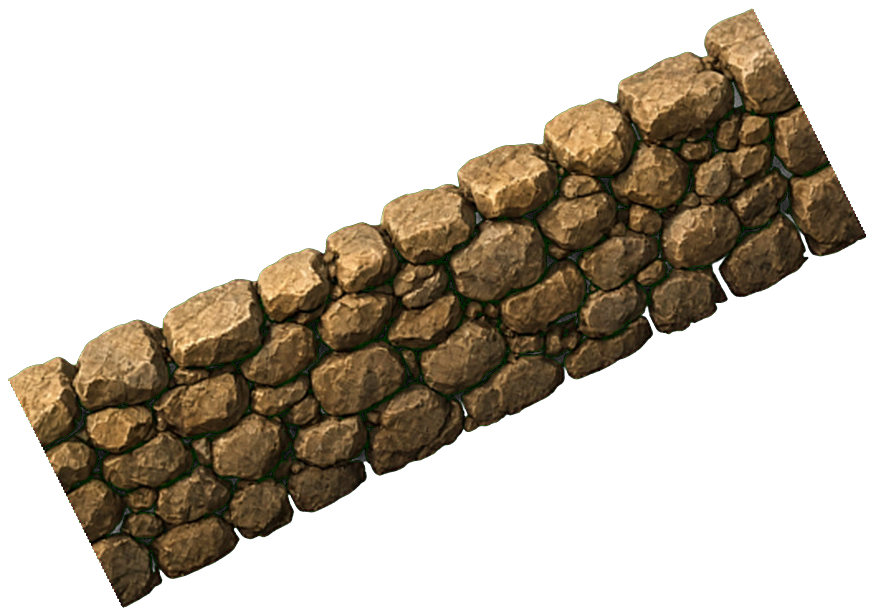
#> input picture art/wall-iso/wall-run.png, 874 x 616 px
$ python wall_reangle.py ../art/wall-iso/wall-run.png ../art/wall-iso/wall-run.png 1.0
#> lines starting #> are read from the running program, lines starting #| are printed output that depends on the picture; after the words box and inside, x2 and y2 are one past the last pixel; in counts of white or black regions, pixels touching at a corner belong together
"""Re-angle the diagonal wall run to a new diamond ratio.

Usage: python3 tools/wall_reangle.py <wall-run.png> <out.png> [ratio]

The run was drawn for a 2:1 grid (base slope ~26 deg). The ChatGPT tile sheets
are ~1.55:1 (edge slope ~33 deg). A vertical shear (y shifted in proportion to
x) turns the base line to the new slope while keeping every vertical stroke
vertical and the wall's height unchanged — a rotate or a squash would tilt
or flatten the stones.
"""
import sys

import numpy as np
from PIL import Image


def base_slope(a):
    xs = np.arange(int(a.shape[1] * 0.23), int(a.shape[1] * 0.87), 10)
    bot = [np.nonzero(a[:, x])[0].max() for x in xs]
    return np.polyfit(xs, bot, 1)[0]          # negative: rises to the right


def reangle(src, dst, ratio=1.55):
#> called with src = '../art/wall-iso/wall-run.png', dst = '../art/wall-iso/wall-run.png', ratio = 1
    im = Image.open(src).convert('RGBA')
#> im is the input picture: PIL image 874x616 RGBA; mean R, G, B, A 37.1, 29, 17.5, 95.1
    im = im.crop(im.getbbox())
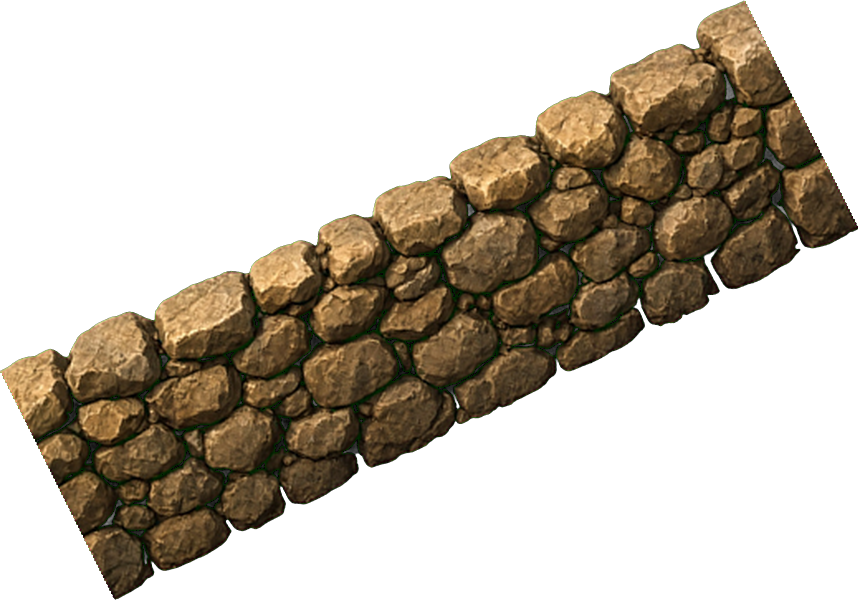
#> im: PIL image 858x600 RGBA; mean R, G, B, A 38.8, 30.3, 18.3, 99.4; transparent parts drawn white
    a = np.array(im)[..., 3] > 128
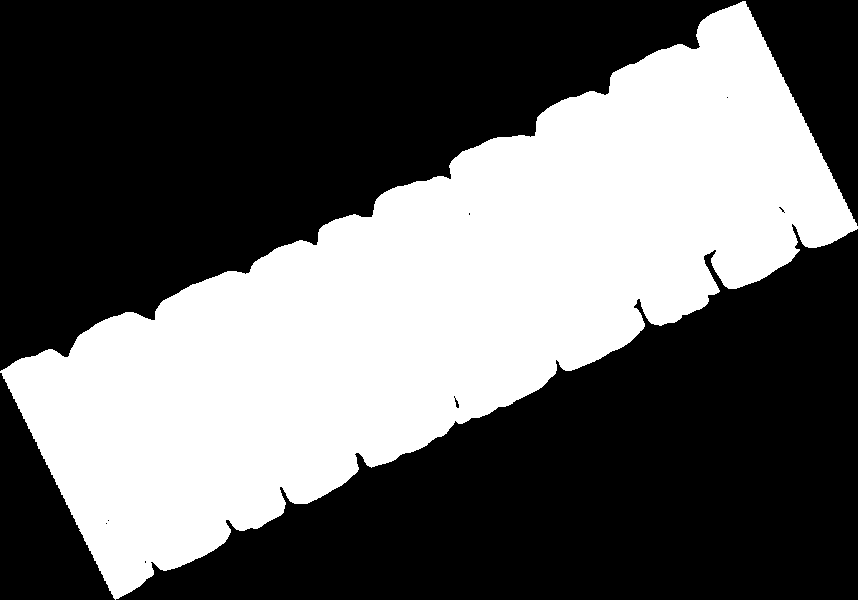
#> a: shape (600, 858) bool; 39.1% white; 1 white region, box (x1, y1, x2, y2) and area: (0, 1, 858, 600) 201328
    have = base_slope(a)
#> in base_slope, `bot = [np.nonzero(a[:, x])[0].max() for x in xs]`: bot = 55 values, max 558 at index 0, min 287 at index 53, mean 420.6
#> have = -0.498
    want = -1 / ratio
    t = have - want                           # extra rise per px of x (>0)
#> t = 0.502
    off = t * im.width
#> off = 431.1
    out = im.transform((im.width, round(im.height + off)), Image.AFFINE,
                       (1, 0, 0, t, 1, -off), resample=Image.BICUBIC)
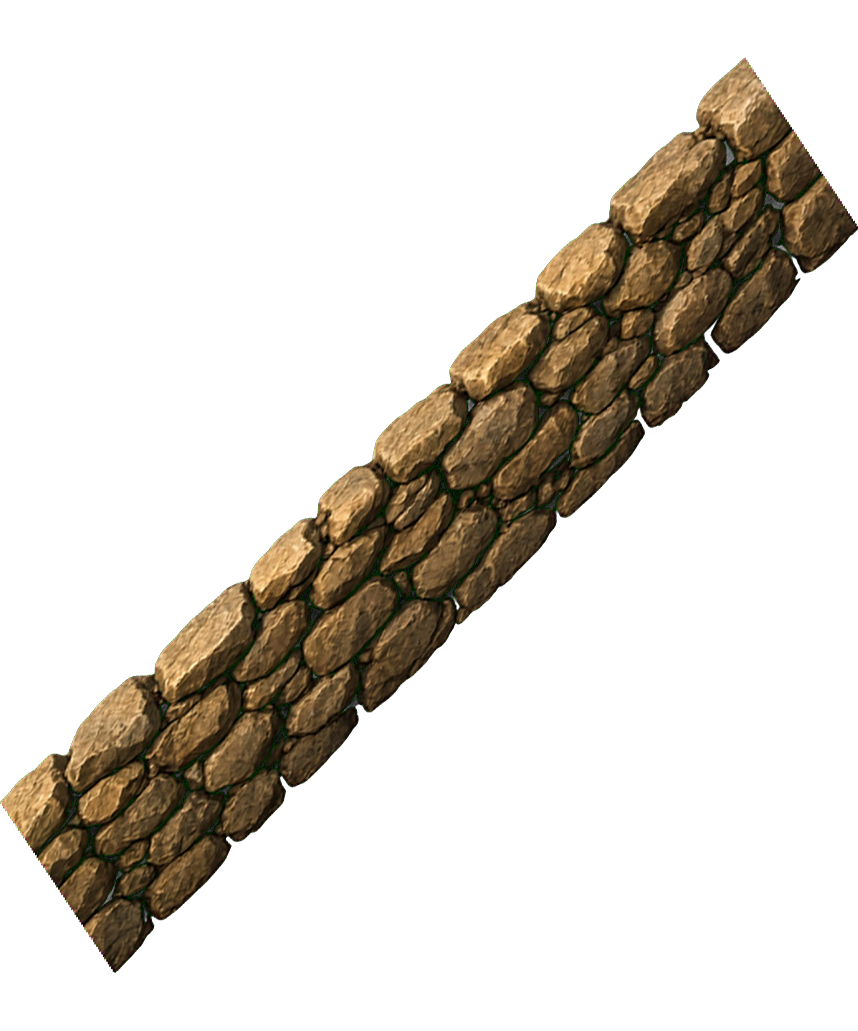
#> out: PIL image 858x1031 RGBA; mean R, G, B, A 22.4, 17.5, 10.5, 57.9; transparent parts drawn white
    out.save(dst)
    got = base_slope(np.array(out)[..., 3] > 128)
#> got = -0.999
    print(f'slope {have:.3f} -> {got:.3f} (target {want:.3f})', out.size)
#| slope -0.498 -> -0.999 (target -1.000) (858, 1031)


if __name__ == '__main__':
    reangle(sys.argv[1], sys.argv[2], float(sys.argv[3]) if len(sys.argv) > 3 else 1.55)
